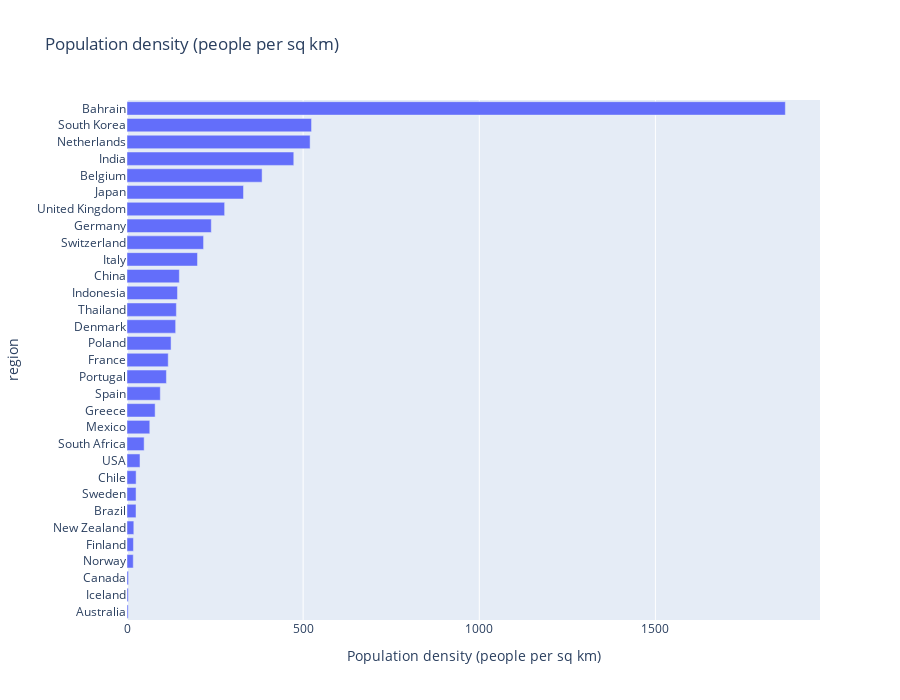

The code cell stored with this chart in its notebook:
### Code cell
fig = px.bar(ev_chargept_landarea_popdens[ev_chargept_landarea_popdens['region']!='Other Europe'].sort_values(by='Population density (people per sq km)',ascending=True), x="Population density (people per sq km)", y="region", orientation='h',
             title='Population density (people per sq km)',height=700)
fig.show()

### Figure 1 — Plotly figure (JSON) as saved in the notebook; plotly's stock layout.template omitted (floating-point values rounded to 4 significant figures)
{"data": [{"alignmentgroup": "True", "hovertemplate": "Population density (people per sq km)=%{x}<br>region=%{y}<extra></extra>", "legendgroup": "", "marker": {"color": "#636efa", "pattern": {"shape": ""}}, "name": "", "offsetgroup": "", "orientation": "h", "showlegend": false, "textposition": "auto", "type": "bar", "x": [3.374, 3.694, 4.196, 17.76, 18.31, 19.36, 25.64, 25.7, 25.89, 36.84, 48.65, 64.67, 79.85, 94.53, 111.9, 117.0, 125.1, 138.1, 140.1, 143.3, 148.5, 200.2, 217.3, 239.3, 277.2, 330.7, 383.5, 473.4, 519.8, 523.8, 1869.0], "xaxis": "x", "y": ["Australia", "Iceland", "Canada", "Norway", "Finland", "New Zealand", "Brazil", "Sweden", "Chile", "USA", "South Africa", "Mexico", "Greece", "Spain", "Portugal", "France", "Poland", "Denmark", "Thailand", "Indonesia", "China", "Italy", "Switzerland", "Germany", "United Kingdom", "Japan", "Belgium", "India", "Netherlands", "South Korea", "Bahrain"], "yaxis": "y"}], "layout": {"barmode": "relative", "height": 700, "legend": {"tracegroupgap": 0}, "title": {"text": "Population density (people per sq km)"}, "xaxis": {"anchor": "y", "domain": [0, 1], "title": {"text": "Population density (people per sq km)"}}, "yaxis": {"anchor": "x", "domain": [0, 1], "title": {"text": "region"}}}}
